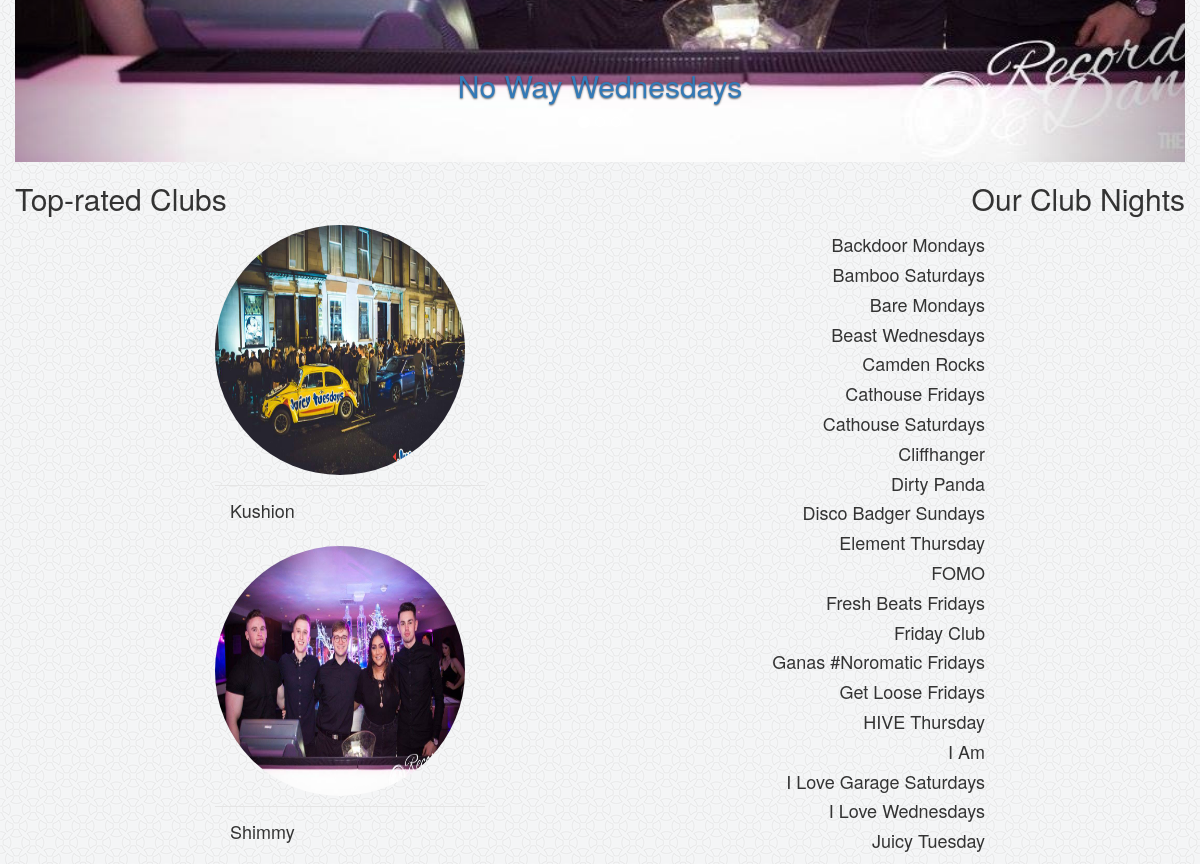
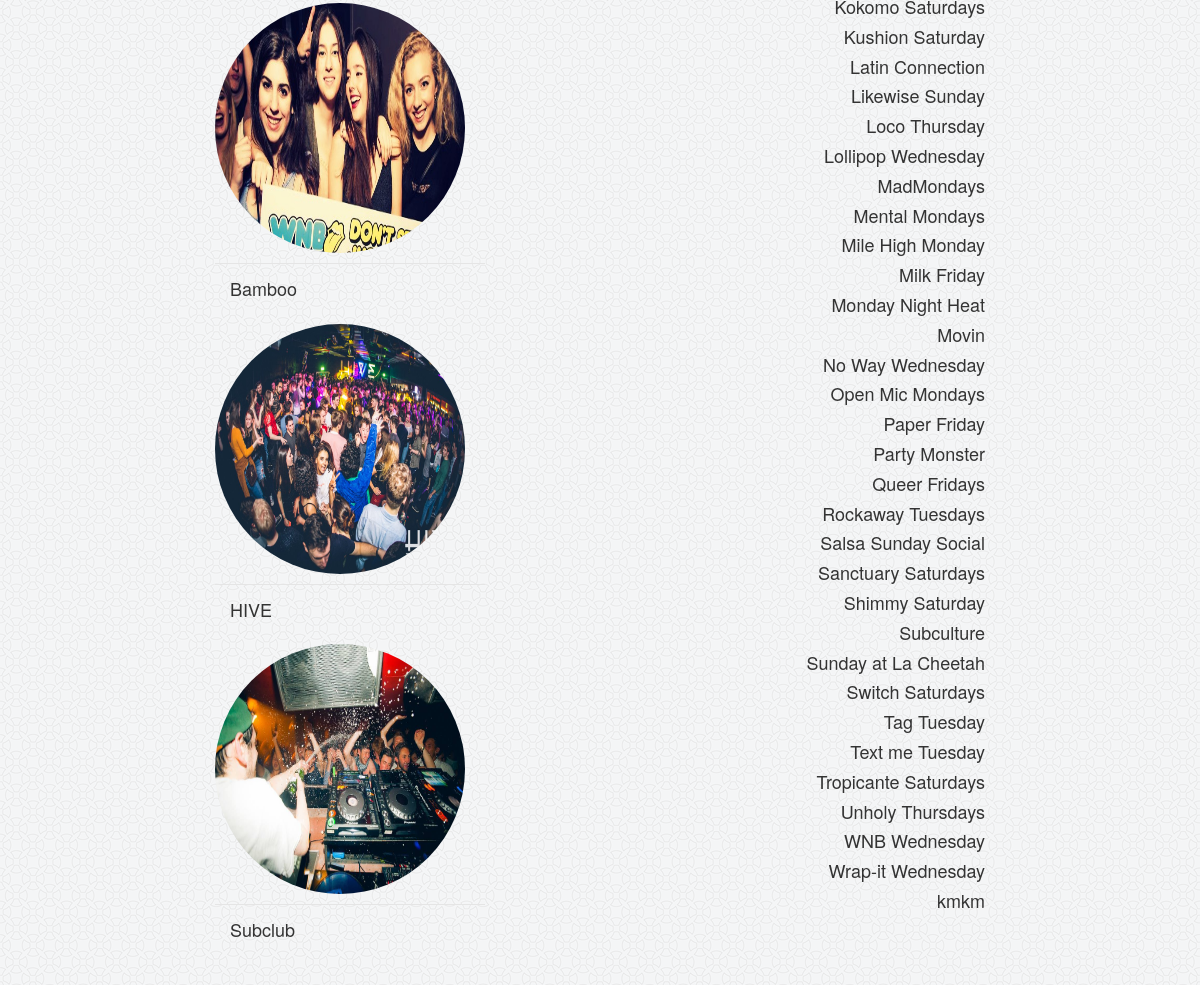
The app's page / (lower part), older data (2 pictures, top to bottom).
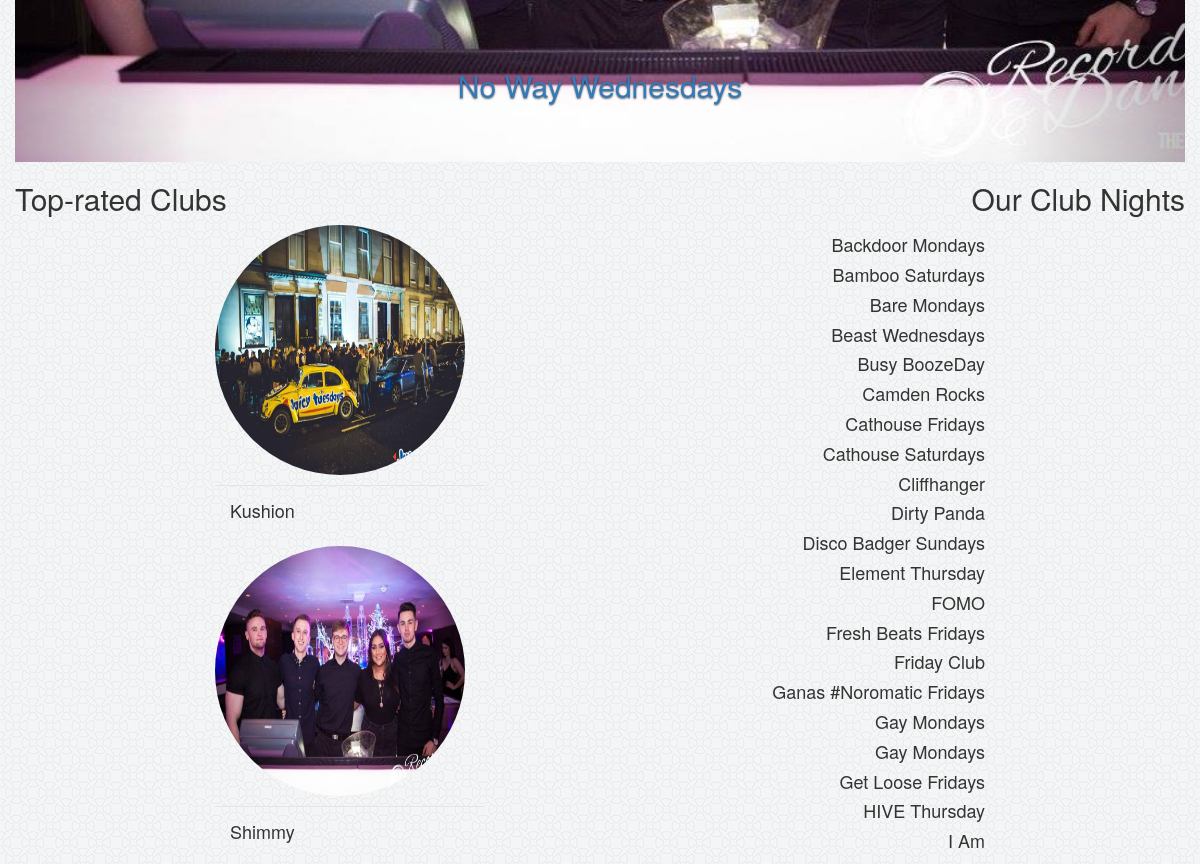
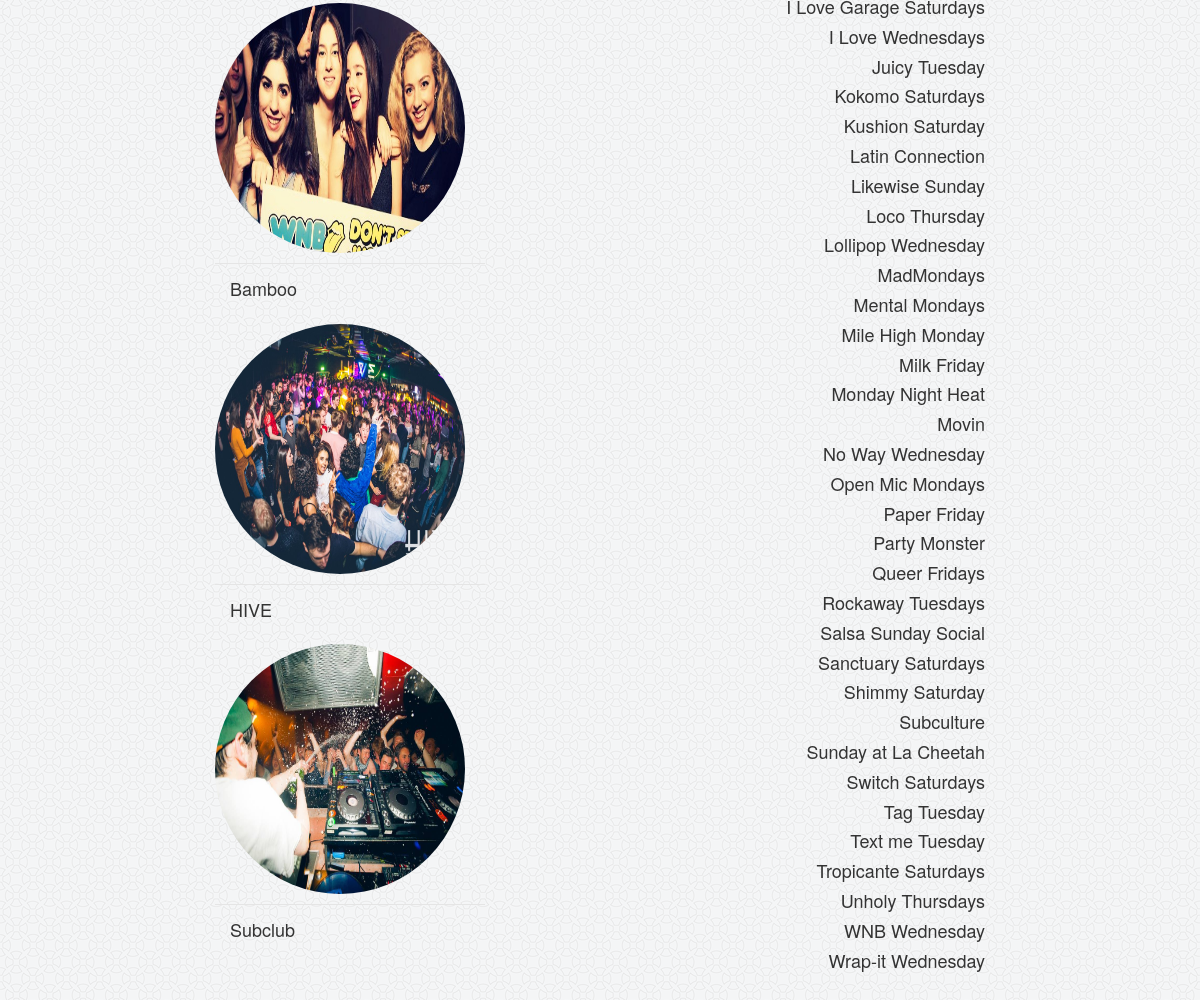
The same page, newer data (2 pictures, top to bottom).
### gcn/models.py (models this page shows, shortened)
class Club(models.Model):
    name = models.CharField(max_length=128, unique=True)
    club_rating = models.BigIntegerField(default=0)

class Night(models.Model):
    club_list = models.ForeignKey(Club)
    night_name = models.CharField(max_length=128)
    night_day = models.CharField(max_length=128)
    def __str__(self):
        return self.night_name

### gcn/views.py (the view)
# urls.py: url(r'^$', views.home, name='home'),
def home(request):
    club_rating_list = Club.objects.order_by('-club_rating')[:5]
    club_night_list = Night.objects.order_by('night_name')
    context_dict = {'clubs': club_rating_list, 'nights':club_night_list}
    response = render(request, 'glasgowclubnights/home.html', context=context_dict)
    return response

### templates/glasgowclubnights/home.html (shortened to what this page needs)
{% extends 'glasgowclubnights/main_base.html' %}
{% block body_block %}
     <section id="intro">
        <div class="container">
            <section id="carousel-title">
                <div class="container">
                    <div id="myCarousel" class="carousel slide carousel-fade" data-ride="carousel">
                        <ol class="carousel-indicators">
                            <li data-target="#myCarousel" data-slide-to="0" class="active"></li>
                            <li data-target="#myCarousel" data-slide-to="1"></li>
                            <li data-target="#myCarousel" data-slide-to="2"></li>
                        </ol>
                        <div class="carousel-inner" role="listbox">
                            <div class="item active">
                                <div id="first">
                                </div>
                                <div class="carousel-caption">
                                    <h2 id="cap1"></h2>
                                </div>
                            </div>
                        </div>
                        <a class="left carousel-control" href="#myCarousel" data-slide="prev">
                        </a>
                        <a class="right carousel-control" href="#myCarousel" data-slide="next">
                        </a>
                    </div>
                </div>
            </section>
        </div>
        <div class="container">
            <div class="row">
                    <div class="col-md-6"><h2 style="text-align:left">Top-rated Clubs</h2></div>
                    <div class="col-md-6"><h2 style="text-align:right">Our Club Nights</h2></div>
            <div class="container">
                 <div class="row">
                    <div class="col-md-2"></div>
                     {% if clubs %}
                     <div class="clubCircle">
                        <div class="col-md-3" id ="ratedpics">
                            {% for popular in clubs %}
                                    <h4 id="ratedText" style="text-align: left" class="modal-footer">{{ popular.name }}</h4>
                            {% endfor %}
                            </div>
                        </div>
                        {% endif %}
                    <div class="col-md-5">
                        {% if nights %}
                            {% for night in nights %}
                                <p>
                                    <h4 style="text-align:right">{{night}}</h4>
                                </p>
                            {% endfor %}
                        {% endif %}
                </div>
                <div class="col-md-2"></div>
                </div>
            </div>
            </div>
    </section>
    <br>
{% endblock %}

### templates/glasgowclubnights/main_base.html (shortened to what this page needs)
<!DOCTYPE html>
<html lang="en">
{% load staticfiles %}
{% load gcn_template_tags %}
{% block nav_block %}
    <head>
        <link rel="stylesheet" type="text/css" href="../../static/club.css">
        <link rel="stylesheet" type="text/css" href="../../static/home.css">
        <link rel="stylesheet" href="https://maxcdn.bootstrapcdn.com/bootstrap/3.3.7/css/bootstrap.min.css">
        <link href="https://netdna.bootstrapcdn.com/bootstrap/3.0.0/css/bootstrap.min.css" rel="stylesheet"
              id="bootstrap-css">
        <link href="https://maxcdn.bootstrapcdn.com/font-awesome/4.7.0/css/font-awesome.min.css" rel="stylesheet">
        <link href="https://netdna.bootstrapcdn.com/bootstrap/3.0.0/css/bootstrap.min.css" rel="stylesheet"
              id="bootstrap-css">
        <link rel="stylesheet"
              href="https://cdnjs.cloudflare.com/ajax/libs/font-awesome/4.7.0/css/font-awesome.min.css">
        <link href="http://v4-alpha.getbootstrap.com/examples/signin/signin.css"
        <link href="http://v4-alpha.getbootstrap.com/examples/signin/signin.css"
              rel="stylesheet">
    </head>
    <body>
{% endblock %}
{% block body_block %}
{% endblock %}

### static/home.css (style rules this page uses)
#intro { display: table; width: 100%; height: 50%; background: none; margin: auto; }
#intro .item { background-size: 100% 100%; background-position: 0% 0%; margin: auto; }
#intro .container { padding: 0px 0px; overflow: hidden; }
#intro .item::before { content: ''; background-color: rgba(0, 0, 0, 0); position: absolute; height: 50%; width: 100%; top: 0; right: 0; left: 0; bottom: 0; background-size: cover; margin: auto; }
#intro .carousel-inner { height: 50%; width: 100%; margin: auto; }
body { background-image: url("images/circles-light.png"); background-repeat: repeat; height: 100%; }
#cap1 { text-decoration: none; text-decoration-color: white; }
.row:after { content: ""; display: table; clear: both; }
.active, .demo:hover { opacity: 1; }
html, body { height: 100%; padding: 0; margin: 0; }

Row changes from the older to the newer data that the page shows:
removed Night: night_name "kmkm"
added Night: night_name "Busy BoozeDay"
added Night: night_name "Gay Mondays"
added Night: night_name "Gay Mondays"
